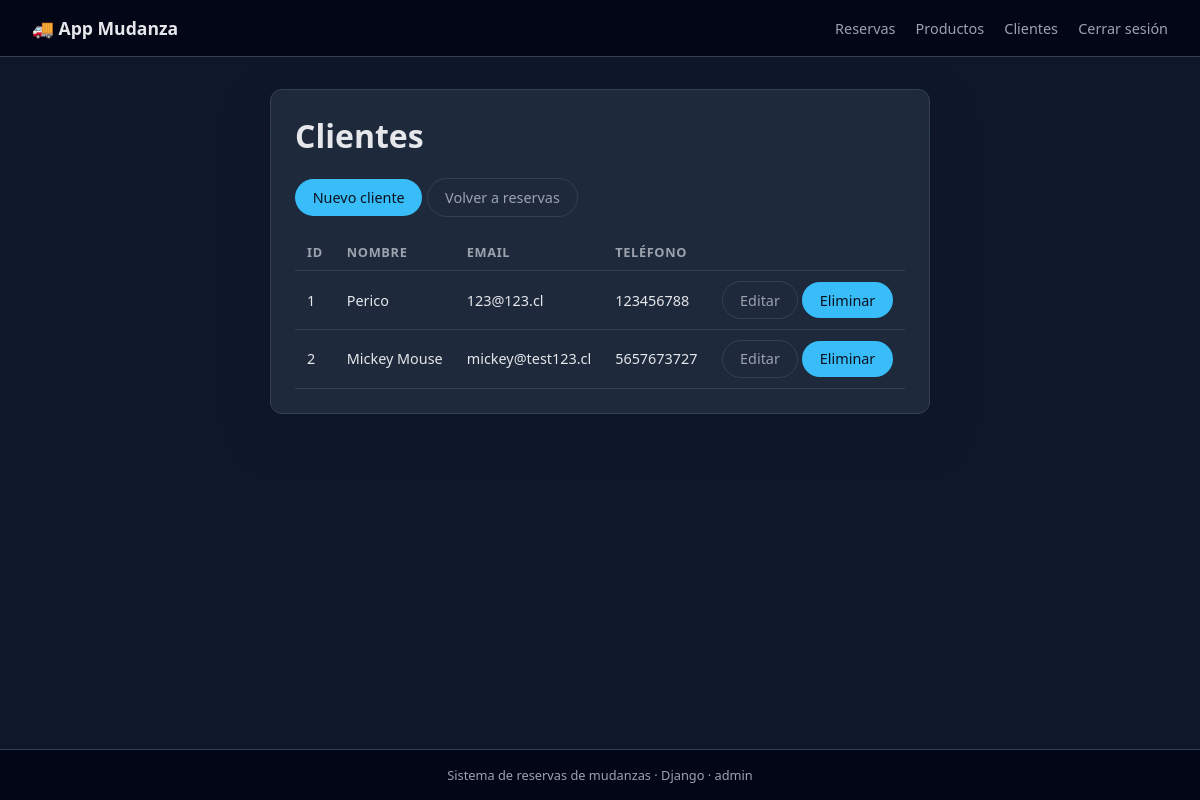
The app's page /reservas/clientes/ (signed in) with its own data.
### reservas/models.py (models this page shows, shortened)
class Cliente(models.Model):
    nombre = models.CharField(max_length=100)
    email = models.EmailField(unique=True)
    telefono = models.CharField(max_length=20)

### reservas/views.py (the view)
# urls.py: path('clientes/', views.ClienteListaView.as_view(), name='cliente_lista'),
class ClienteListaView(LoginRequiredMixin, ListView):
    model = Cliente
    template_name = 'reservas/cliente_lista.html'
    context_object_name = 'clientes'

### reservas/templates/reservas/cliente_lista.html (shortened to what this page needs)
{% extends 'base.html' %}
{% block content %}
    <h1>Clientes</h1>
    <div class="mt-2">
        <a class="btn" href="{% url 'reservas:cliente_crear' %}">Nuevo cliente</a>
        <a class="btn btn-secondary" href="{% url 'reservas:lista_reservas' %}">Volver a reservas</a>
    </div>
    {% if clientes %}
        <table class="table mt-2">
            <thead>
                <tr>
                    <th>ID</th>
                    <th>Nombre</th>
                    <th>Email</th>
                    <th>Teléfono</th>
                    <th></th>
                </tr>
            </thead>
            <tbody>
            {% for c in clientes %}
                <tr>
                    <td>{{ c.id }}</td>
                    <td>{{ c.nombre }}</td>
                    <td>{{ c.email }}</td>
                    <td>{{ c.telefono }}</td>
                    <td>
                        <a class="btn btn-secondary" href="{% url 'reservas:cliente_editar' c.pk %}">Editar</a>
                        <a class="btn btn-danger" href="{% url 'reservas:cliente_eliminar' c.pk %}">Eliminar</a>
                    </td>
                </tr>
            {% endfor %}
            </tbody>
        </table>
    {% else %}
        <p class="mt-2">No hay clientes registrados.</p>
    {% endif %}
{% endblock %}

### templates/base.html (shortened to what this page needs)
{% load static %}
<!DOCTYPE html>
<html lang="es">
<head>
    <link rel="stylesheet" href="{% static 'css/estilos.css' %}">
</head>
<body>
<div class="layout">
    <header class="navbar">
        <div class="navbar-title">
            🚚 App Mudanza
        </div>
        <nav class="navbar-links">
            <a href="{% url 'reservas:lista_reservas' %}">Reservas</a>
            <a href="{% url 'reservas:producto_lista' %}">Productos</a>
            <a href="{% url 'reservas:cliente_lista' %}">Clientes</a>
            {% if user.is_authenticated %}
                <a href="{% url 'logout' %}">Cerrar sesión</a>
            {% else %}
                <a href="{% url 'login' %}">Iniciar sesión</a>
            {% endif %}
        </nav>
    </header>
    <main class="main-content">
        <div class="card">
            {% block content %}{% endblock %}
        </div>
    </main>
    <footer class="footer">
        Sistema de reservas de mudanzas · Django · {{ user.username|default:"Invitado" }}
    </footer>
</div>
</body>
</html>

### static/css/estilos.css (style rules this page uses)
:root { --bg: #0f172a; --bg-card: #1e293b; --accent: #38bdf8; --accent-soft: #0ea5e9; --text-main: #e5e7eb; --text-muted: #9ca3af; --danger: #ef4444; --success: #22c55e; --border-soft: #334155; }
* { box-sizing: border-box; }
body { margin: 0; font-family: system-ui, -apple-system, BlinkMacSystemFont, "Segoe UI", sans-serif; background-color: var(--bg); color: var(--text-main); }
a { color: var(--accent); text-decoration: none; }
.layout { min-height: 100vh; display: flex; flex-direction: column; }
.navbar { background: #020617; padding: 1rem 2rem; display: flex; justify-content: space-between; align-items: center; border-bottom: 1px solid var(--border-soft); }
.navbar-title { font-weight: 600; font-size: 1.1rem; }
.navbar-links a { margin-left: 1rem; font-size: 0.9rem; color: var(--text-muted); }
.main-content { max-width: 960px; margin: 2rem auto; padding: 0 1rem 2rem 1rem; flex: 1; }
.card { background: var(--bg-card); border-radius: 0.75rem; padding: 1.5rem; border: 1px solid var(--border-soft); box-shadow: 0 18px 40px rgba(15, 23, 42, 0.7); }
.card h1, .card h2 { margin-top: 0; }
.btn { display: inline-block; padding: 0.55rem 1.1rem; border-radius: 999px; border: none; cursor: pointer; font-size: 0.9rem; font-weight: 500; background: var(--accent); color: #0b1120; }
.btn-secondary { background: transparent; border: 1px solid var(--border-soft); color: var(--text-muted); }
.table { width: 100%; border-collapse: collapse; margin-top: 1rem; font-size: 0.9rem; }
.table th, .table td { padding: 0.6rem 0.75rem; text-align: left; border-bottom: 1px solid var(--border-soft); }
.table th { font-size: 0.8rem; text-transform: uppercase; letter-spacing: 0.05em; color: var(--text-muted); }
.mt-2 { margin-top: 1rem; }
.footer { text-align: center; padding: 1rem 0; font-size: 0.8rem; color: var(--text-muted); border-top: 1px solid var(--border-soft); background: #020617; }

### records on screen
Cliente: id "1", nombre "Perico", email "123@123.cl", telefono "123456788"
Cliente: id "2", nombre "Mickey Mouse", email "mickey@test123.cl", telefono "5657673727"

### other values on screen
{{ user.username|default:"Invitado" }} "admin"
